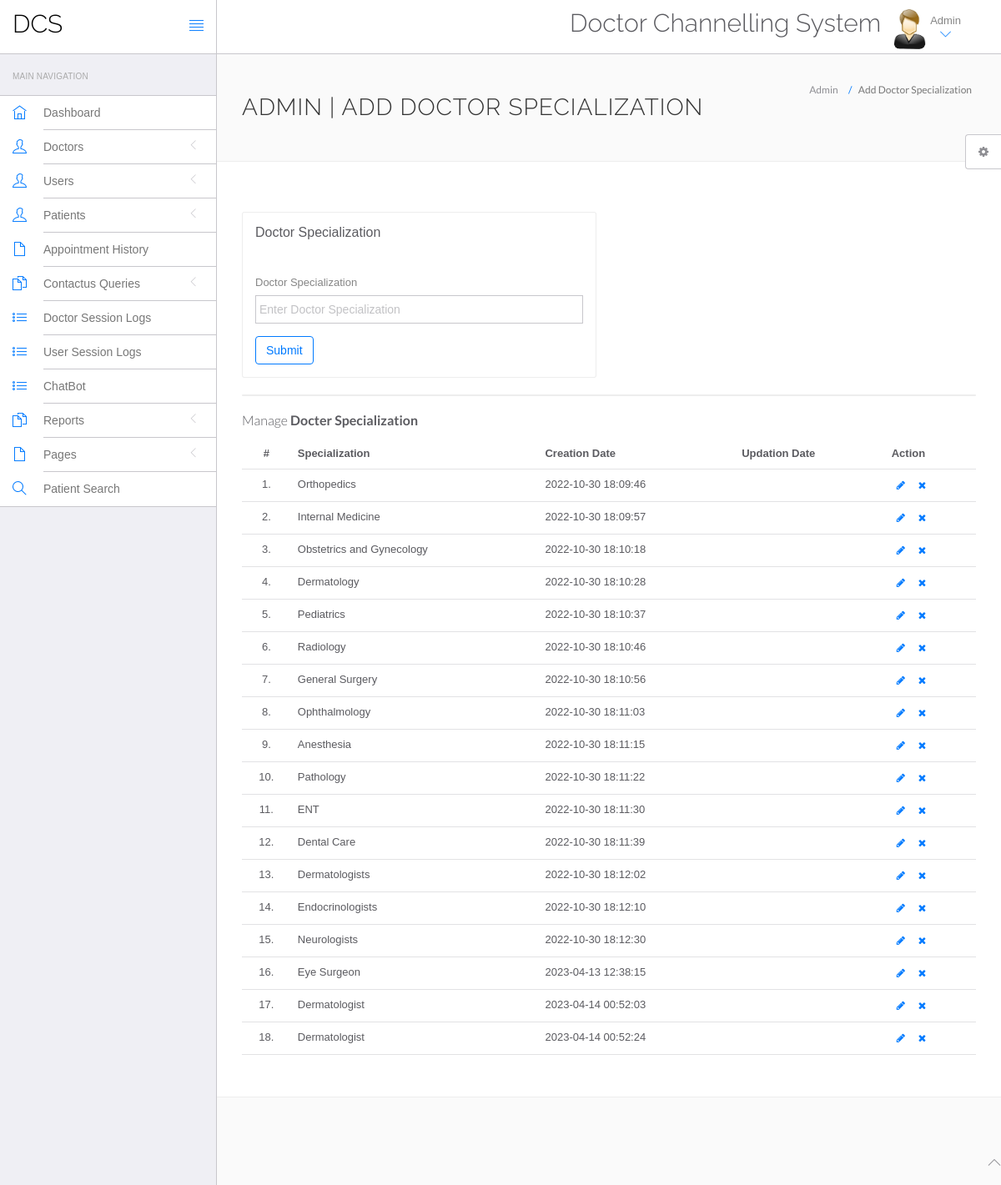
Screenshot of /hms/admin/doctor-specilization.php (signed in) with the database file from the repository.
### tables this page shows
CREATE TABLE `doctorspecilization` (
  `id` int(11) NOT NULL,
  `specilization` varchar(255) DEFAULT NULL,
  `creationDate` timestamp NULL DEFAULT current_timestamp(),
  `updationDate` timestamp NULL DEFAULT NULL ON UPDATE current_timestamp()
);

### hms/admin/doctor-specilization.php (the view, shortened to what this page needs)
<?php
include('include/config.php');
if (strlen($_SESSION['id'] == 0)) {
	header('location:logout.php');
} else {
?>
	<!DOCTYPE html>
	<html lang="en">
	<head>
		<link rel="stylesheet" href="vendor/bootstrap/css/bootstrap.min.css">
		<link rel="stylesheet" href="vendor/fontawesome/css/font-awesome.min.css">
		<link rel="stylesheet" href="vendor/themify-icons/themify-icons.min.css">
		<link href="vendor/animate.css/animate.min.css" rel="stylesheet" media="screen">
		<link href="vendor/perfect-scrollbar/perfect-scrollbar.min.css" rel="stylesheet" media="screen">
		<link href="vendor/switchery/switchery.min.css" rel="stylesheet" media="screen">
		<link href="vendor/bootstrap-touchspin/jquery.bootstrap-touchspin.min.css" rel="stylesheet" media="screen">
		<link href="vendor/select2/select2.min.css" rel="stylesheet" media="screen">
		<link href="vendor/bootstrap-datepicker/bootstrap-datepicker3.standalone.min.css" rel="stylesheet" media="screen">
		<link href="vendor/bootstrap-timepicker/bootstrap-timepicker.min.css" rel="stylesheet" media="screen">
		<link rel="stylesheet" href="assets/css/styles.css">
		<link rel="stylesheet" href="assets/css/plugins.css">
		<link rel="stylesheet" href="assets/css/themes/theme-1.css" id="skin_color" />
	</head>
	<body>
		<div id="app">
			<?php include('include/sidebar.php'); ?>
			<div class="app-content">
				<?php include('include/header.php'); ?>
				<div class="main-content">
					<div class="wrap-content container" id="container">
						<section id="page-title">
							<div class="row">
								<div class="col-sm-8">
									<h1 class="mainTitle">Admin | Add Doctor Specialization</h1>
								</div>
								<ol class="breadcrumb">
									<li>
										<span>Admin</span>
									</li>
									<li class="active">
										<span>Add Doctor Specialization</span>
									</li>
								</ol>
							</div>
						</section>
						<div class="container-fluid container-fullw bg-white">
							<div class="row">
								<div class="col-md-12">
									<div class="row margin-top-30">
										<div class="col-lg-6 col-md-12">
											<div class="panel panel-white">
												<div class="panel-heading">
													<h5 class="panel-title">Doctor Specialization</h5>
												</div>
												<div class="panel-body">
													<form role="form" name="dcotorspcl" method="post">
														<div class="form-group">
															<label for="exampleInputEmail1">
																Doctor Specialization
															</label>
															<input type="text" name="doctorspecilization" class="form-control" placeholder="Enter Doctor Specialization">
														</div>
														<button type="submit" name="submit" class="btn btn-o btn-primary">
															Submit
														</button>
													</form>
												</div>
											</div>
										</div>
									</div>
								</div>
								<div class="col-lg-12 col-md-12">
									<div class="panel panel-white">
									</div>
								</div>
							</div>
							<div class="row">
								<div class="col-md-12">
									<h5 class="over-title margin-bottom-15">Manage <span class="text-bold">Docter Specialization</span></h5>
									<table class="table table-hover" id="sample-table-1">
										<thead>
											<tr>
												<th class="center">#</th>
												<th>Specialization</th>
												<th class="hidden-xs">Creation Date</th>
												<th>Updation Date</th>
												<th>Action</th>
											</tr>
										</thead>
										<tbody>
											<?php
											$sql = mysqli_query($con, "select * from doctorSpecilization");
											$cnt = 1;
											while ($row = mysqli_fetch_array($sql)) {
											?>
												<tr>
													<td class="center"><?php echo $cnt; ?>.</td>
													<td class="hidden-xs"><?php echo $row['specilization']; ?></td>
													<td><?php echo $row['creationDate']; ?></td>
													<td><?php echo $row['updationDate']; ?>
													</td>
													<td>
														<div class="visible-md visible-lg hidden-sm hidden-xs">
															<a href="edit-doctor-specialization.php?id=<?php echo $row['id']; ?>" class="btn btn-transparent btn-xs" tooltip-placement="top" tooltip="Edit"><i class="fa fa-pencil"></i></a>
															<a href="doctor-specilization.php?id=<?php echo $row['id'] ?>&del=delete" onClick="return confirm('Are you sure you want to delete?')" class="btn btn-transparent btn-xs tooltips" tooltip-placement="top" tooltip="Remove"><i class="fa fa-times fa fa-white"></i></a>
														</div>
													</td>
												</tr>
											<?php
												$cnt = $cnt + 1;
											} ?>
										</tbody>
									</table>
								</div>
							</div>
						</div>
					</div>
				</div>
			</div>
		</div>
		<?php include('include/footer.php'); ?>
		<?php include('include/setting.php'); ?>
	</body>
	</html>
<?php } ?>

### hms/admin/assets/css/themes/theme-1.css (style rules this page uses)
body { background: #FAFAFA; }

### rows the page displays
doctorspecilization: specilization "Orthopedics", creationDate "2022-10-30 18:09:46"
doctorspecilization: specilization "Internal Medicine", creationDate "2022-10-30 18:09:57"
doctorspecilization: specilization "Obstetrics and Gynecology", creationDate "2022-10-30 18:10:18"
doctorspecilization: specilization "Dermatology", creationDate "2022-10-30 18:10:28"
doctorspecilization: specilization "Pediatrics", creationDate "2022-10-30 18:10:37"
doctorspecilization: specilization "Radiology", creationDate "2022-10-30 18:10:46"
doctorspecilization: specilization "General Surgery", creationDate "2022-10-30 18:10:56"
doctorspecilization: specilization "Ophthalmology", creationDate "2022-10-30 18:11:03"
doctorspecilization: specilization "Anesthesia", creationDate "2022-10-30 18:11:15"
doctorspecilization: specilization "Pathology", creationDate "2022-10-30 18:11:22"
doctorspecilization: specilization "ENT", creationDate "2022-10-30 18:11:30"
doctorspecilization: specilization "Dental Care", creationDate "2022-10-30 18:11:39"
doctorspecilization: specilization "Dermatologists", creationDate "2022-10-30 18:12:02"
doctorspecilization: specilization "Endocrinologists", creationDate "2022-10-30 18:12:10"
doctorspecilization: specilization "Neurologists", creationDate "2022-10-30 18:12:30"
doctorspecilization: specilization "Eye Surgeon", creationDate "2023-04-13 12:38:15"
doctorspecilization: specilization "Dermatologist", creationDate "2023-04-14 00:52:03"
doctorspecilization: specilization "Dermatologist", creationDate "2023-04-14 00:52:24"
